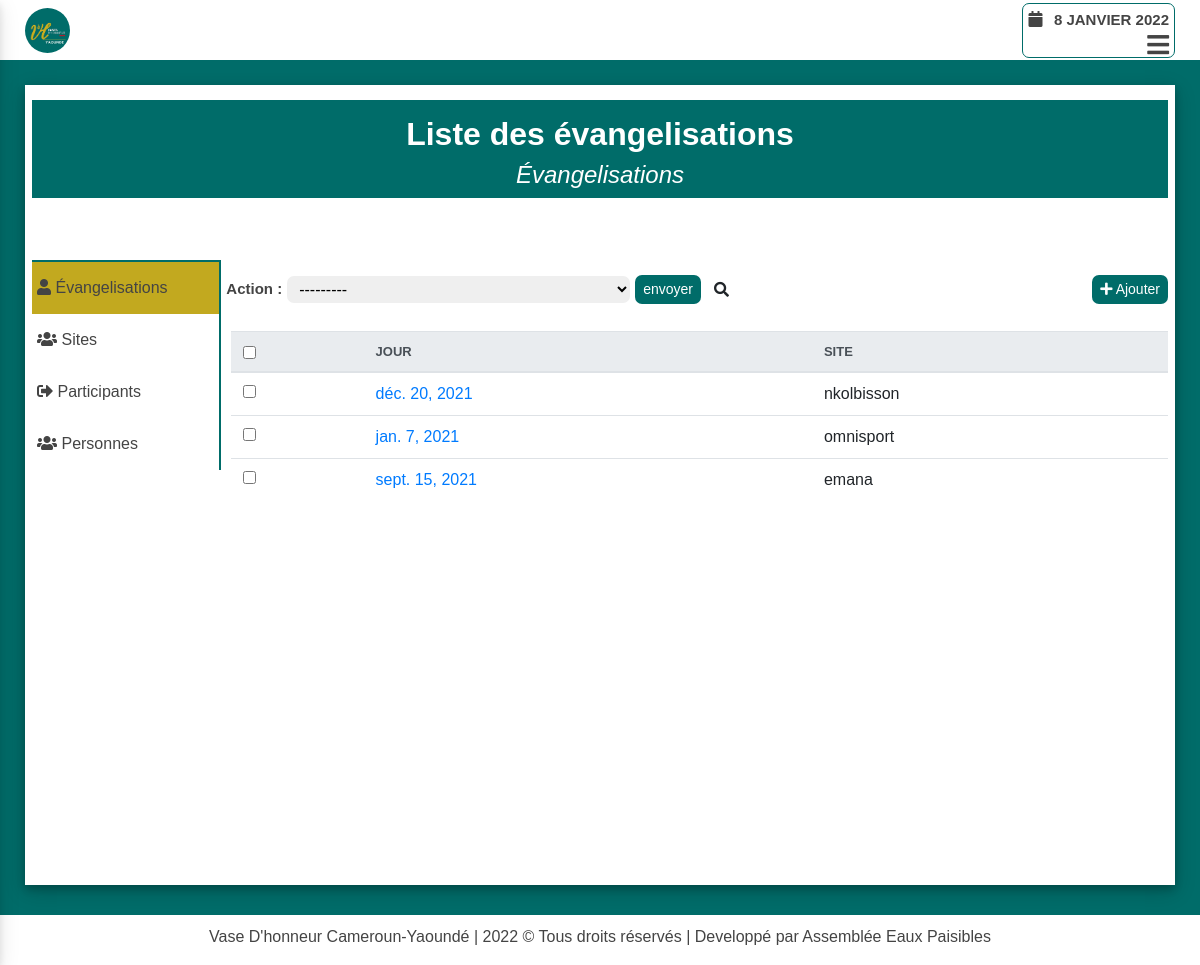
Screenshot of /evangelisation/operations/évangelisations/ with the database file from the repository.
### evangelisation/models.py (models this page shows, shortened)
class Evangelisation(models.Model):
    status = (
        ('oui', 'Oui'),
        ('non', 'Non')
    )
    day = models.DateField(verbose_name="Jour d'évangélisation",
            default=timezone.now, unique=True,
            error_messages={'unique':"ce moment d'évangelisation existe déjà"})
    heure_de_debut = models.TimeField(default=timezone.now, verbose_name="Heure de début")
    heure_de_fin = models.TimeField(default=timezone.now, verbose_name="Heure de fin")
    site = models.ForeignKey(Site, related_name="evangelisations", verbose_name="Lieu d'évangelisation",
                            on_delete=models.SET_NULL, blank=True,  null=True)
    author = models.ForeignKey(User, related_name='evangs', on_delete=models.SET_NULL,
                                blank=True, null=True, verbose_name="créer par ")
    boss = models.ManyToManyField(Participant, related_name='participations',
                                blank=True, verbose_name="Qui sont présents ?")
    observation = models.TextField(verbose_name="Observations", null=True, blank=True)

class Site(models.Model):
    status = (
        ('oui', 'Oui'),
        ('non', 'Non')
    )
    nom_site_evangelisation = models.CharField(max_length=200,
                        verbose_name="site d'évangélisation",
                        help_text="le nom du site doit avoir au moins 03 caractères",
                        unique=True,
                        error_messages={'unique':"Un site avec ce nom existe déjà"})
    description = models.TextField(null=True, blank=True, verbose_name="Description", help_text="ajouter une description du site")
    image = models.ImageField(upload_to='images/site/%Y/%m/%d/', null=True, blank=True, help_text="ajouter une image")
    author = models.ForeignKey(User, related_name='sites',
                                on_delete=models.SET_NULL,
                                null=True,
                                verbose_name="ajouter par ")
    created = models.DateTimeField(auto_now_add=True)
    updated = models.DateTimeField(auto_now=True)
    class Meta:
        verbose_name = "Site d'évangélisation"
    def __str__(self):
        return self.nom_site_evangelisation

### evangelisation/views.py (the view)
def evangelisation_app_operations(request, type_opera):
    return get_liste_models_and_template(request, type_opera)

### evangelisation/utils.py (called while the page is built)
def get_liste_models(type_opera):
    if type_opera=="participants":
        return Participant.objects.all()
    elif type_opera=="personnes":
        return Person.objects.all()
    elif type_opera=="sites":
        return Site.objects.all()
    elif type_opera=="évangelisations":
        return Evangelisation.objects.all()

### evangelisation/templates/pages/liste.html (shortened to what this page needs)
{% extends 'base.html' %}
{% block hamburger %}
<div class="menu-btn">
    <i class="fas fa-bars"></i>
</div>
{% endblock hamburger %}
{% block content %}
<div class="wrapper-head-liste">
    <div class="head-liste">
        <h2>Liste des {{type_opera}}</h2>
        <h4>Évangelisations</h4>
    </div>
</div>
<div class="wrapper-liste">
    <div class="row">
        <div class="col-md-2">
            {% include 'partials/operation-side-bar-link.html' %}
        </div>
        <div class="col-md-10">
            <div class="liste">
                <form id="form-suppresion-liste"
                    action="{% url 'evangelisation:evangelisation_app_operations_models_supprimer' type_opera %}"
                    method="post" class="form-group marg-top">
                    <div class="form-inline form">
                        <div class="form-field form-inline">
                            <label for="suppression">Action : </label>
                            <select name="objects" id="suppression">
                                <option value="---------">
                                    ---------
                                </option>
                            </select>
                            <button type="submit" class="btn btn-success btn-sm" id="btn-liste-delete">envoyer</button>
                            <button type="button"
                            class="btn btn-default btn-sm"
                            id="btn-search">
                                <i class="fas fa-search"></i>
                            </button>
                        </div>
                        <div class="wrapper-btn-add">
                            <a class="btn btn-success btn-sm"
                                href="{% url 'evangelisation:evangelisation_app_form_nbre' type_opera %}">
                                <i class="fas fa-plus"></i>
                                Ajouter
                        </a>
                        </div>
                    </div>
                    <div class="results" id="results">
                        {% if type_opera == "participants" %}
                            {% include 'pages/participant/liste_participant.html' %}
                        {% elif type_opera == "sites" %}
                            {% include 'pages/site/liste_site.html' %}
                        {% elif type_opera == "personnes" %}
                            {% include 'pages/personne/liste_personne.html' %}
                        {% elif type_opera == "évangelisations" %}
                            {% include 'pages/evangelisation/liste_evangelisation.html' %}
                        {% endif %}
                    </div>
                </form>
            </div>
        </div>
    </div>
</div>
{% endblock content %}

### evangelisation/templates/pages/evangelisation/table_evangelisation.html
{% for evang in models %}
<tr class="row-field">
    <td class="action-checkbox">
        <input type="checkbox" name="selected_action"
            value="{{ evang.id }} " class="action-select">
    </td>
    <td class="field">
        <a class="btn-link" href="{% url 'evangelisation:evangelisation_app_operations_modifier' 'évangelisations' evang.id  %}">
            {{ evang.day }}
        </a>
    </td>
    <td class="field">
        {{ evang.site }}
    </td>
</tr>
{% endfor %}

### static/css_root/style.css (style rules this page uses)
* { margin: 0; padding: 0; box-sizing: border-box; font-family: "Poppins", sans-serif; }
.col, .col-1, .col-10, .col-11, .col-12, .col-2, .col-3, .col-4, .col-5, .col-6, .col-7, .col-8, .col-9, .col-auto, .col-lg, .col-lg-1, .col-lg-10, .col-lg-11, .col-lg-12, .col-lg-2, .col-lg-3, .col-lg-4, .col-lg-5, .col-lg-6, .col-lg-7, .col-lg-8, .col-lg-9, .col-lg-auto, .col-md, .col-md-1, .col-md-10, .col-md-11, .col-md-12, .col-md-2, .col-md-3, .col-md-4, .col-md-5, .col-md-6, .col-md-7, .col-md-8, .col-md-9, .col-md-auto, .col-sm, .col-sm-1, .col-sm-10, .col-sm-11, .col-sm-12, .col-sm-2, .col-sm-3, .col-sm-4, .col-sm-5, .col-sm-6, .col-sm-7, .col-sm-8, .col-sm-9, .col-sm-auto, .col-xl, .col-xl-1, .col-xl-10, .col-xl-11, .col-xl-12, .col-xl-2, .col-xl-3, .col-xl-4, .col-xl-5, .col-xl-6, .col-xl-7, .col-xl-8, .col-xl-9, .col-xl-auto { padding: 0px; }
h2, h4, p, a, small, b, div, section { color: #444; }
.row { margin: 0; width: 100%; }
body { min-height: 100vh; background-color: #006c69; }
.menu-btn { position: relative; color: #444; font-size: 25px; text-align: right; width: 100%; cursor: pointer; font-weight: bold; }

### accounts/static/accounts/css/accounts.css (style rules this page uses)
.form-group label { font-weight: bold; font-size: 15px; }
.btn-success { background: #006c69; border: none; border-radius: 7px; }
.wrapper-head-liste { position: relative; background-color: #fff; width: 100%; display: flex; flex-direction: column; justify-content: center; align-items: center; padding: 15px 0px; }
.wrapper-head-liste .head-liste { display:flex; flex-direction: column; justify-content: center; align-items: center; width: 100%; background-color: #006c69; }
.head-liste h2 { display: block; color: #fff; font-weight: bold; margin-top: 15px; }
.head-liste h4 { display: block; font-style: italic; color: #fff; }
.wrapper-liste { width: 100%; }
.liste { display: flex; justify-content: space-between; flex-direction: column; flex-wrap: wrap; width: 100%; padding-left: 5px; margin-top: 35px; }
.liste form#form-suppresion-liste { width: 100%; }
.liste form#form-suppresion-liste label { padding: 5px 5px 5px 0px;font-weight: bold; }
select { padding: 4px 8px; border: none; margin-right: 5px; border-radius: 7px; }
.results { margin-top: 25px; margin-left: 5px; position: relative; }
.form { justify-content: space-between; }
#btn-search { border: none; margin-left: 5px; }
#btn-search i { font-size: 15px; }

### evangelisation/static/evangelisation/css/evangelisation.css (style rules this page uses)
.marg-top { margin-top: 25px; }

### rows the page displays
Evangelisation: day "déc. 20, 2021", site "nkolbisson"
Evangelisation: day "jan. 7, 2021", site "omnisport"
Evangelisation: day "sept. 15, 2021", site "emana"

### other values shown
{{ type_opera }} "évangelisations"
